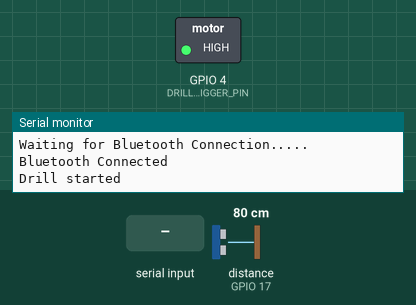
Recording of a sketch running on a simulated ESP32. Parts: switched loads named in the sketch (green lamp = pin HIGH), the last lines printed to the serial monitor. Inputs (shaded band) come from the test bench; at power-on: distance to the obstacle (sensor on GPIO 17) 80 cm. The echo pulse lasts 58.3 µs per cm; nothing arrives over Bluetooth unless stated; pins used as bus, display or sensor lines are not drawn.

Above: at 0.8 s.
0.9 s: "CHECK LEVEL\n" received over the second serial link
At 2.3 s:
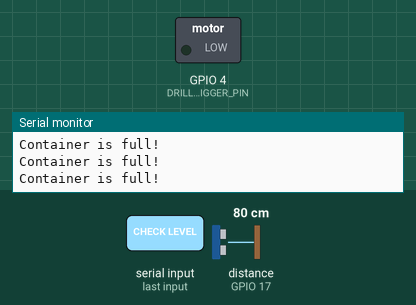
Timing chart, 0 to 3.9 s (numbered marks = the images above; inputs shaded):
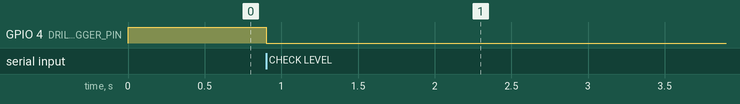

Measured:
- after the input at 0.9 s, GPIO 4 (DRILL_MOTOR_TRIGGER_PIN): HIGH → LOW at once

The sketch:

clampextractor.ino
```cpp
/*
 * This program is written for the ESP32 DevkitV1 development board.
 * The project is designed for remote monitoring of a palm wine tapping setup.
 * Drilling a hole into the tree's trunk and monitoring the status of the liquid collected inside a container
 * The code is scalable for including a flow sensor to monitor the flow rate and communicate with the harvester remotel on the ground
 * A smartphone is used for sending and receiving information to and from the setup
 * Even when the harvester has been away, upon close proximity with the clamp-tree setup, the bluetooth connection can be re-established by the harvester
 */
#include "BluetoothSerial.h" //include bluetooth library

#define DRILL_MOTOR_TRIGGER_PIN 4
#define TRIG_PIN 16
#define ECHO_PIN 17
#define CONTAINER_FULL_LEVEL 10
#define SPEED_OF_SOUND_IN_AIR 0.034f
#define FILLED_MESSAGE_ARRAY_LENGTH 16

char filledMessage[] = {'T', 'a', 'n', 'k', ' ', 'i', 's', ' ', 'f', 'i', 'l', 'l', 'e', 'd', '!', '\n'};
String message;

BluetoothSerial BluetoothInstance; //create an instance of the BluetoothSerial class

void setup()
{
 //configure the drill motor's driving transistor gate as output
 pinMode (DRILL_MOTOR_TRIGGER_PIN, OUTPUT);
 //switch off the gate
 digitalWrite (DRILL_MOTOR_TRIGGER_PIN, LOW);

 //configure ultrasonic sensor pins
 pinMode(TRIG_PIN, OUTPUT);
 pinMode(ECHO_PIN, INPUT);

 /*flow sensor pins configuration here*/

Serial.begin (115200); //initialize Serial debugging
 //initialize bluetooth for the ESP32 device
 BluetoothInstance.begin("Clamp Extractor 1"); //assign a bluetooth name for this clamp unit
  Serial.println ("Waiting for Bluetooth Connection....."); //optional debug messsage
  while (!BluetoothInstance.hasClient()) //waiting for harvester to connect via bluetooth
  {

  }

Serial.println ("Bluetooth Connected");

//start drilling to make the incision on the tree trunk
digitalWrite (DRILL_MOTOR_TRIGGER_PIN, HIGH);
Serial.println ("Drill started");

while (!BluetoothInstance.available()) {} //wait until a bluetooth message is received from the harvester
    //turn off drill
    digitalWrite (DRILL_MOTOR_TRIGGER_PIN, LOW);
    Serial.println ("Drill stopped");

}

void loop() {

  /*commence sampling ultrasonic sensor for liquid level*/
  digitalWrite (TRIG_PIN, LOW);
  delayMicroseconds(5);

  /*10 microsecond pulse*/
  digitalWrite (TRIG_PIN, HIGH);
  delayMicroseconds(10);
  digitalWrite (TRIG_PIN, LOW);

  //calculate time of ultrasonic echo
  long duration = pulseIn(ECHO_PIN, HIGH);

  //calculate distance from time of flight
  int distance = ((duration * SPEED_OF_SOUND_IN_AIR) / 2);


  /*read a bluetooth message if it is available*/
  while (BluetoothInstance.available())
  {
    message = BluetoothInstance.readStringUntil('\n');
    message.trim();

    if (message == "CHECK LEVEL") //if the harvester wants to check the liquid level,
  {
    Serial.println ("Level check requested");
    BluetoothInstance.write(char(distance)); //send the level to the harvester
     message = ""; //empty message string
  }

  /*for flow sensor interfacing
   * if (message == "CHECK FLOW RATE") //if the harvester wants to check the flow rate,
  {
    Serial.println ("Flow Rate requested");
    BluetoothInstance.write(char(flowRate)); //send the level to the harvester
     message = ""; //empty message string
  }
   */


  }


  if (distance >= CONTAINER_FULL_LEVEL)
  {
    Serial.println ("Container is full!");

    //alert the harvester that the tank is full
    unsigned char i;
    for (i = 0; i<FILLED_MESSAGE_ARRAY_LENGTH; i++)
    {
    BluetoothInstance.write(filledMessage[i]); //send the Full Tank alert to the harvester
    }

  }

  delay(50);
}
```
